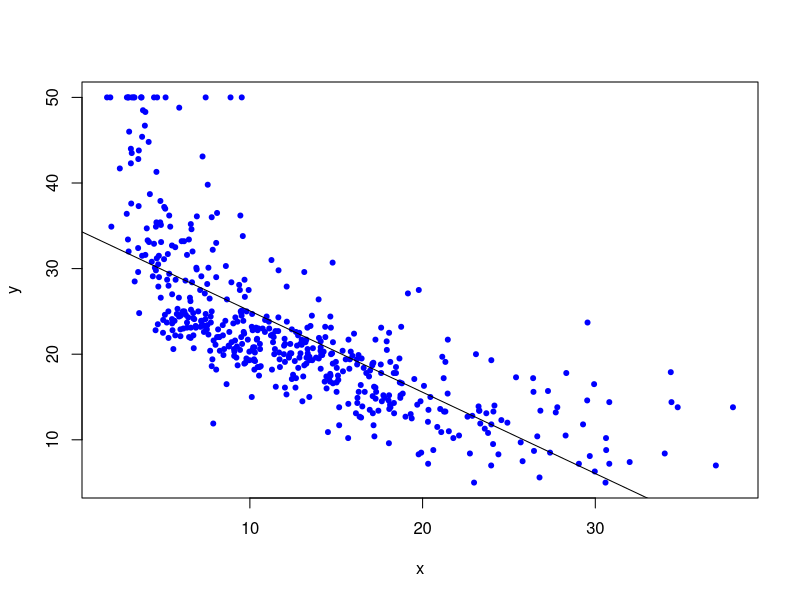

This figure's R source:
## ---- chunk 1
knitr::opts_chunk$set(echo = T, include = T, wwarning = F)
## ---- chunk 2
library(MASS)
library(tidyverse)
## ---- chunk 3
fit1 <- lm(medv ~ lstat, data = Boston)
summary(fit1)
## ---- chunk 4
# squared error cost function
cost <- function(X, y, theta) {
  sum( (X %*% theta - y)^2 ) / (2*length(y))
}

# learning rate and iteration limit
alpha <- 0.001
num_iters <- 100

# keep history
cost_history <- double(num_iters)
theta_history <- list(num_iters)

# initialize coefficients
theta <- matrix(c(0,0), nrow=2)

# add a column of 1's for the intercept coefficient
X <- cbind(1, matrix(Boston$lstat))
#X <- model.matrix(fit1)
y <- Boston$medv

# gradient descent
gradientDesc <- function(x, y, learn_rate, conv_threshold, n, max_iter) {
  plot(x, y, col = "blue", pch = 20)
  m <- runif(1, 0, 1)
  c <- runif(1, 0, 1)
  yhat <- m * x + c
  MSE <- sum((y - yhat) ^ 2) / n
  converged = F
  iterations = 0
  while(converged == F) {
    ## Implement the gradient descent algorithm
    m_new <- m - learn_rate * ((1 / n) * (sum((yhat - y) * x)))
    c_new <- c - learn_rate * ((1 / n) * (sum(yhat - y)))
    m <- m_new
    c <- c_new
    yhat <- m * x + c
    MSE_new <- sum((y - yhat) ^ 2) / n
    if(MSE - MSE_new <= conv_threshold) {
      abline(c, m) 
      converged = T
      return(paste("Optimal intercept:", c, "Optimal slope:", m))
    }
    iterations = iterations + 1
    if(iterations > max_iter) { 
      abline(c, m) 
      converged = T
      return(paste("Optimal intercept:", c, "Optimal slope:", m))
    }
  }
}


# Run the function 

gradientDesc(Boston$lstat, Boston$medv, 0.0000293, 0.001, 32, 2500000)



